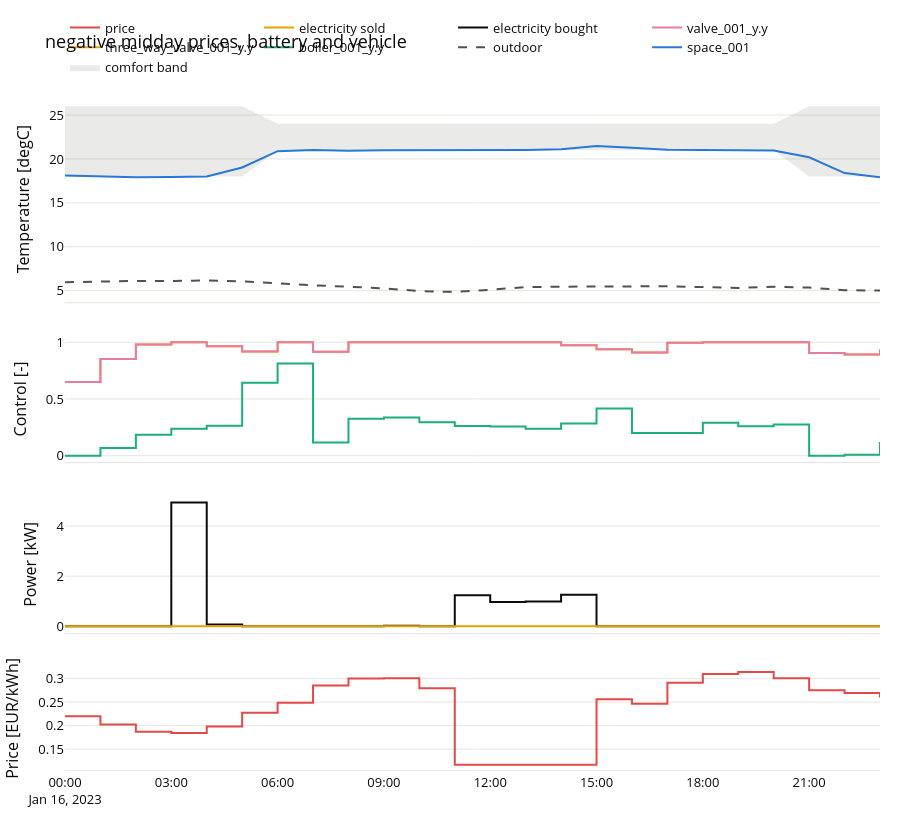

The notebook cell this image was saved under:
### Markdown cell above
## 4. The closed loop: with and without the storages

One day against the true building (perturbed envelope, noisy sensors) with moving horizon estimation, for the
house alone, with the battery, and with the battery and the vehicle, under the two price signals; the
controllers of the YAML (no storage, the PV exports what the house does not use) as the reference. The vehicle's
driving energy is bought in every run that has it: compare the cost per kWh rather than the total.

### Code cell
loops = {label: _pv.cached(**parts) for label, parts in _pv.runs().items()}
for price in _pv.PRICES:
    loops[f"pv | {price} | rule based"] = _pv.reference(price)
display(
    kpi_table(
        loops,
        (
            "total_cost",
            "energy_kwh",
            "sold_kwh",
            "generation_kwh",
            "self_consumption",
            "comfort_violation_kh",
            "peak_power_kw",
        ),
    )
)
display(
    plot_closed_loop(
        loops["pv | day-ahead + negative midday | battery + vehicle"], "negative midday prices, battery and vehicle"
    )
)
